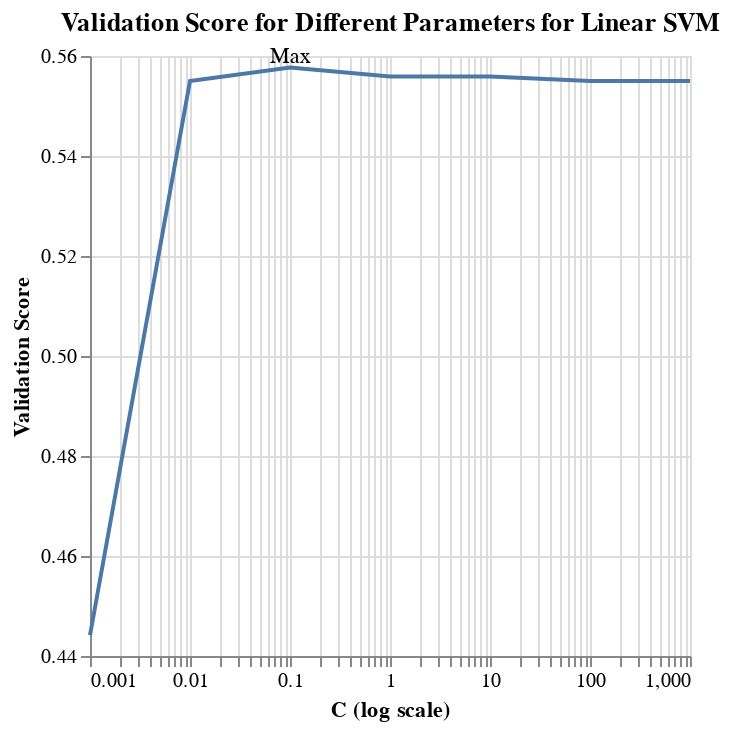

Notebook code cell kept with this figure:
### Code cell
plot = alt.Chart(lsvc_df, title="Validation Score for Different Parameters for Linear SVM").mark_line().encode(
    x=alt.X('param_svc__C', title='C (log scale)', scale=alt.Scale(type='log')),
    y=alt.Y('mean_test_score', title='Validation Score').scale(zero=False))

plot + alt.Chart(lsvc_df.head(1)).mark_text(dy=-5).encode(
    x='param_svc__C',
    y="mean_test_score",
    text=alt.value('Max'))

### Figure 1 — Vega specification as saved in the notebook (floating-point values rounded to 4 significant figures)
{"$schema": "https://vega.github.io/schema/vega/v5.json", "data": [{"name": "source_0", "values": [{"mean_test_score": 0.5577, "param_svc__C": 0.1}, {"mean_test_score": 0.5559, "param_svc__C": 1.0}, {"mean_test_score": 0.5559, "param_svc__C": 10.0}, {"mean_test_score": 0.555, "param_svc__C": 0.01}, {"mean_test_score": 0.555, "param_svc__C": 100.0}, {"mean_test_score": 0.555, "param_svc__C": 1000.0}, {"mean_test_score": 0.4441, "param_svc__C": 0.001}]}, {"name": "source_1", "values": [{"mean_test_score": 0.5577, "param_svc__C": 0.1}]}], "marks": [{"type": "line", "name": "layer_0_marks", "from": {"data": "source_0"}, "sort": {"field": "datum[\"param_svc__C\"]"}, "encode": {"update": {"description": {"signal": "\"C (log scale): \" + (format(datum[\"param_svc__C\"], \"\")) + \"; Validation Score: \" + (format(datum[\"mean_test_score\"], \"\"))"}, "stroke": {"value": "#4c78a8"}, "x": {"field": "param_svc__C", "scale": "x"}, "y": {"field": "mean_test_score", "scale": "y"}, "defined": {"signal": "isValid(datum[\"param_svc__C\"]) && isFinite(+datum[\"param_svc__C\"]) && isValid(datum[\"mean_test_score\"]) && isFinite(+datum[\"mean_test_score\"])"}}}, "style": ["line"]}, {"type": "text", "name": "layer_1_marks", "from": {"data": "source_1"}, "encode": {"update": {"baseline": {"value": "middle"}, "x": {"field": "param_svc__C", "scale": "x"}, "fill": {"value": "black"}, "y": {"field": "mean_test_score", "scale": "y"}, "text": {"value": "Max"}, "align": {"value": "center"}, "dy": {"value": -5}, "description": {"signal": "\"param_svc__C: \" + (format(datum[\"param_svc__C\"], \"\")) + \"; mean_test_score: \" + (format(datum[\"mean_test_score\"], \"\"))"}}}, "style": ["text"]}], "scales": [{"name": "x", "type": "log", "domain": {"fields": [{"data": "source_0", "field": "param_svc__C"}, {"data": "source_1", "field": "param_svc__C"}]}, "range": [0, {"signal": "width"}], "nice": true}, {"name": "y", "type": "linear", "domain": {"fields": [{"data": "source_0", "field": "mean_test_score"}, {"data": "source_1", "field": "mean_test_score"}]}, "range": [{"signal": "height"}, 0], "zero": false, "nice": true}], "axes": [{"scale": "x", "gridScale": "y", "ticks": false, "zindex": 0, "orient": "bottom", "grid": true, "domain": false, "maxExtent": 0, "aria": false, "labels": false, "minExtent": 0}, {"scale": "y", "aria": false, "gridScale": "x", "zindex": 0, "tickCount": {"signal": "ceil(height/40)"}, "domain": false, "grid": true, "maxExtent": 0, "minExtent": 0, "ticks": false, "labels": false, "orient": "left"}, {"scale": "x", "labelOverlap": "greedy", "title": "C (log scale)", "grid": false, "orient": "bottom", "labelFlush": true, "zindex": 0}, {"scale": "y", "tickCount": {"signal": "ceil(height/40)"}, "grid": false, "zindex": 0, "orient": "left", "labelOverlap": true, "title": "Validation Score"}], "title": {"text": "Validation Score for Different Parameters for Linear SVM", "frame": "group"}, "padding": 5, "style": "cell", "width": 300, "background": "white", "height": 300}
